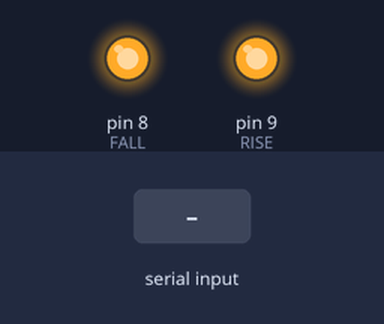
The sketch below on a simulated Arduino Uno, built with avr-gcc and run on an emulated ATmega328P. Shown: output pins drawn as LEDs (lit = HIGH). The test bench sets the inputs (shaded band).

Above: at 1.2 s.
1.3 s: "a90\n" received over Serial
At 2.1 s:
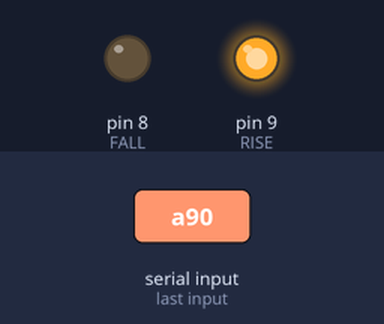
3.8 s: "d90\n" received over Serial
At 4.5 s:
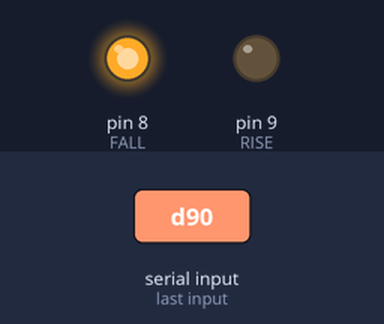
Timing chart, 0 to 6.8 s (numbered marks = the images above; inputs shaded):
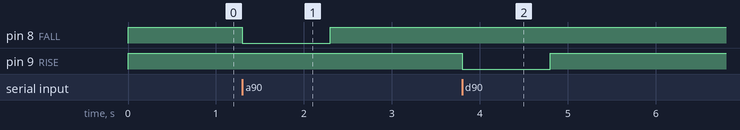

The sketch:

MyStadingDesk.ino
```cpp
#include <SoftwareSerial.h>

#define FALL 8
#define RISE 9
#define TRIG 10
#define ECHO 11
#define PULSEIN_TIMEOUT 7500
#define MIN_HEIGHT 70
#define MAX_HEIGHT 100

/*
[State]
READY : 0
FALLING : 1
RISING : 2
AUTO_FALLING : 3
AUTO_RISING : 4
*/

int state = 0, goalHeight = 0;

unsigned long latestCommandTime = 0;

void setup() {
  pinMode(FALL, OUTPUT);
  pinMode(RISE, OUTPUT);
  pinMode(TRIG, OUTPUT);
  pinMode(ECHO, INPUT);

  digitalWrite(FALL, HIGH);
  digitalWrite(RISE, HIGH);

  Serial.begin(9600);
}

void loop() {
  int distance = 0;

  if (Serial.available()) {
    char c = Serial.read();
    switch (c) {
      case 'a':
        fall();
        break;
      case 's':
        stop();
        break;
      case 'd':
        rise();
        break;
      case 'f':
        distance = getDistance();

        if (distance == -1)
          distance = 0;

        Serial.print('f');
        Serial.println(distance);
        break;
      case 'g':
        Serial.print('g');
        Serial.println(state);
        break;
      case 'h':
        autoMoving();
        break;
    }
  }

  //if state is rising or falling check latestCommandTime
  if (state == 1 || state == 2) {
    // if pass 1 sec from when last command is received then call stop
    if (millis() - latestCommandTime > 1000) {
      stop();
    }
  } else if (state == 3 || state == 4) {
    // auto moving

    distance = -1;

    while (distance == -1)
      distance = getDistance();

    Serial.print('f');
    Serial.println(distance);

    if (state == 3) {
      if (goalHeight >= distance)
        stop();

    } else {
      if (goalHeight <= distance)
        stop();
    }
  }
}

int getDistance() {
  delayMicroseconds(PULSEIN_TIMEOUT);
  unsigned long duration = 0;

  digitalWrite(TRIG, LOW);
  delayMicroseconds(2);
  digitalWrite(TRIG, HIGH);
  delayMicroseconds(10);
  digitalWrite(TRIG, LOW);

  duration = pulseIn(ECHO, HIGH, PULSEIN_TIMEOUT);

  if (duration == 0)
    return -1;

  return duration / 58.2;
}

void stop() {
  digitalWrite(RISE, HIGH);
  digitalWrite(FALL, HIGH);
  state = 0;
}

void fall() {
  digitalWrite(RISE, HIGH);
  digitalWrite(FALL, LOW);
  state = 1;
  latestCommandTime = millis();
}

void rise() {
  digitalWrite(RISE, LOW);
  digitalWrite(FALL, HIGH);
  state = 2;
  latestCommandTime = millis();
}

void autoMoving() {
  goalHeight = Serial.parseInt();

  //TODO movable range
  if (goalHeight == 0)
    return;

  if (goalHeight < MIN_HEIGHT || MAX_HEIGHT < goalHeight)
    return;

  int distance = -1;

  while (distance == -1)
    distance = getDistance();

  if (goalHeight > distance) {
    state = 4;
    digitalWrite(RISE, LOW);
    digitalWrite(FALL, HIGH);
  } else {
    state = 3;
    digitalWrite(RISE, HIGH);
    digitalWrite(FALL, LOW);
  }
}
```

Measured:
- after the input at 1.3 s, pin 8 (FALL): HIGH → LOW at once, → HIGH 1.0 s later
- after the input at 3.8 s, pin 9 (RISE): HIGH → LOW at once, → HIGH 1.0 s later
